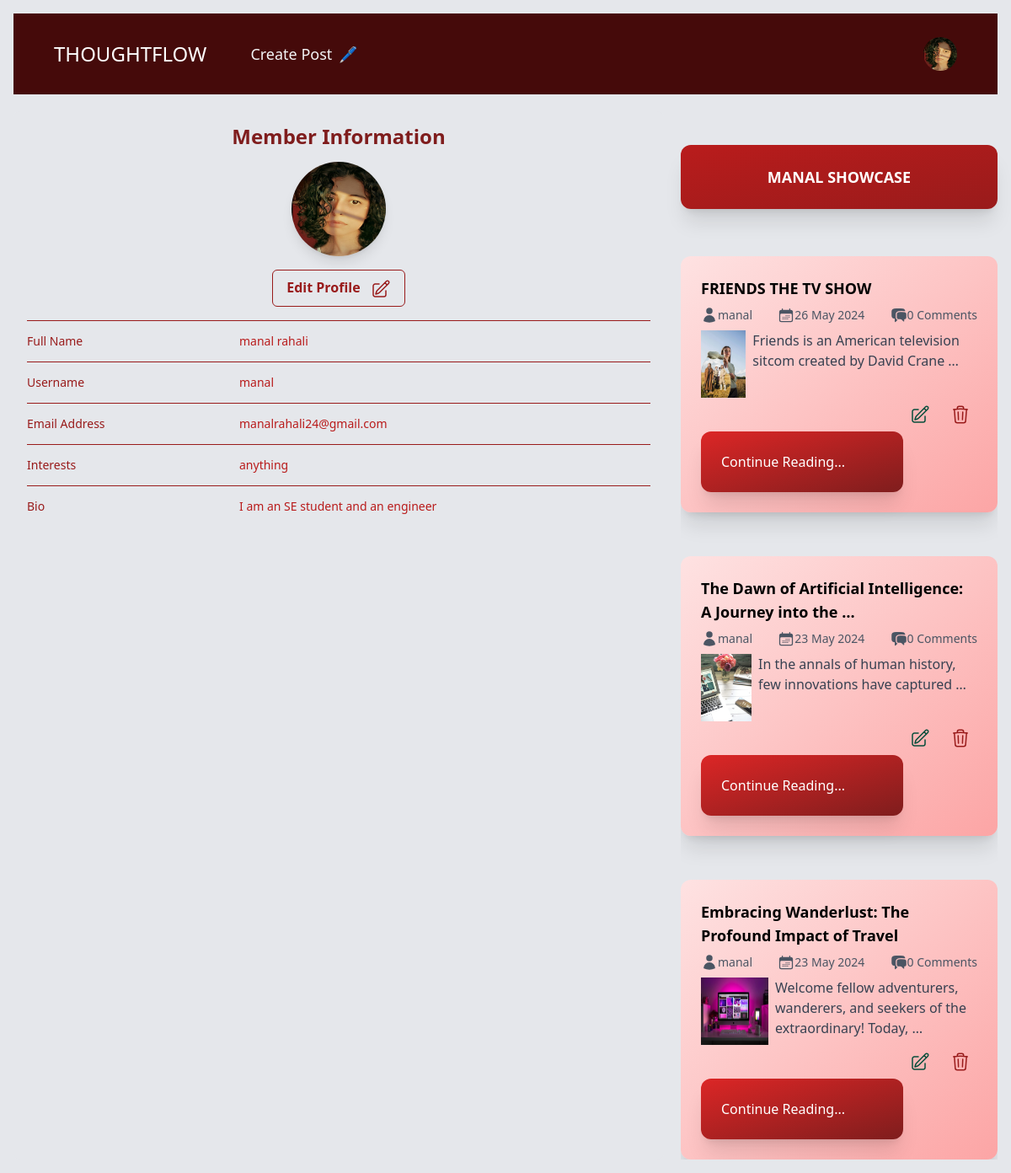
The app's page /auth/profile/manal/1/ (signed in) with its own data.
### profiles/models.py (models this page shows, shortened)
class Userprofile(models.Model):
    person = models.OneToOneField(User, on_delete=models.CASCADE, related_name='user_profile')
    about = models.TextField()
    talks_about = models.CharField(max_length=250, default='anything')
    avatar = models.ImageField(upload_to='profile_photos', default='user.jpg')
    @property
    def avatar_url(self):
        if self.avatar and hasattr(self.avatar, 'url'):
            return self.avatar.url
        return None

### base/models.py (models this page shows, shortened)
class Post(models.Model):
    id = models.UUIDField(primary_key=True, max_length=15, editable=False, default=uuid.uuid4)
    title = models.CharField(max_length=250)
    slug = models.SlugField(max_length=300, unique_for_date='created',
    null = True, blank=True)
    author = models.ForeignKey(User, on_delete=models.CASCADE)
    body = models.TextField()
    image = models.ImageField(upload_to='bg_img/', default='default_bg_img.jpg')
    category = models.CharField(max_length=100)
    created = models.DateTimeField(auto_now_add=True)
    updated = models.DateTimeField(auto_now=True)
    @property
    def images_url(self):
        try:
            if self.image and hasattr(self.image, 'url'):
                return self.image.url
        except Exception as e:
            return None
    def get_absolute_url(self):
        try:
            return reverse('read_post', args=[str(self.id), self.slug])
        except Exception as e:
            return '/'
    class Meta:
        ordering = ['-created']
        indexes = [models.Index(fields=['created'])]

### profiles/views.py (the view)
# urls.py: path('profile/<str:username>/<str:id>/', views.user_profile,
def user_profile(request, username, id):
    user = get_object_or_404(User, username=username, id=id)
    posts = Post.objects.filter(author=user)
    profile = get_object_or_404(Userprofile, person=user)
    return render(request, 'profile.html', {
        'profile': profile,
        'posts': posts,
    })

### profiles/templates/profile.html (shortened to what this page needs)
{% load static %}
<!DOCTYPE html>
<html lang="en">
  <head>
    <link rel="stylesheet" href="{% static 'profile.css' %}" />
    <link rel="stylesheet" href="{% static 'style.css' %}" />
  </head>
  <body class="p-4 bg-gray-200">
    <nav class="bg-red-950 p-4">
      <div class="mx-auto max-w-7xl px-4 sm:px-6 lg:px-8">
          <div class="flex h-16 items-center justify-between">
              <div class="flex items-center">
                  <div class="flex-shrink-0">
                      <a class="text-2xl text-white" href="{% url 'home' %}">THOUGHTFLOW</a>
                  </div>
                  <div class="hidden md:block">
                      <div class="ml-10 flex items-baseline space-x-4">
                          {% if user.is_authenticated %}
                          <a href="{% url 'create_post' %}" class="text-gray-100 hover:bg-red-900 hover:text-white rounded-md px-3 py-2 text-lg font-medium create-post-btn flex items-center justify-center transition-transform transform hover:scale-105 relative" aria-current="page">
                            <span>Create Post</span>
                            <span class="opacity-1 ml-2 transition-opacity duration-300">🖊️</span>
                          </a>
                          {% else %}
                          <a href="{% url 'login' %}" class="text-gray-100 hover:bg-gray-700 hover:text-white rounded-md px-3 py-2 text-lg font-medium">Login</a>
                          <a href="{% url 'register' %}" class="text-gray-100 hover:bg-gray-700 hover:text-white rounded-md px-3 py-2 text-lg font-medium">Signup</a>
                          {% endif %}
                      </div>
                  </div>
              </div>
              <div class="hidden md:block">
                  <div class="ml-4 flex items-center md:ml-6">
                      <div class="relative ml-3">
                          <div>
                              <button type="button" class="relative flex max-w-xs items-center rounded-full bg-red-800 text-sm focus:outline-none focus:ring-2 focus:ring-white focus:ring-offset-2 focus:ring-offset-red-800" id="user-menu-button" aria-expanded="false" aria-haspopup="true">
                                  <span class="absolute -inset-1.5"></span>
                                  {% if profile.avatar %}
                                  <img class="h-10 w-10 rounded-full" src="{{ profile.avatar.url }}" alt="User Profile Picture">
                                  {% else %}
                                  <img class="h-10 w-10 rounded-full" src="{% static 'user.jpg' %}" alt="User Profile Picture">
                                  {% endif %}
                              </button>
                          </div>
                      </div>
                  </div>
              </div>
          </div>
      </div>
    </nav>
      <main
        class="mt-5 grid grid-cols-1 md:grid-cols-2 lg:grid-cols-3 gap-5 lg:h-[82vh]"
      >
      <section class="bg-gray-200 p-4 rounded-lg col-span-1 md:col-span-2">
        <div class="px-4 sm:px-0 flex flex-col justify-around items-center">
         <h3 class="text-2xl lg:text-3xl font-semibold leading-7 mb-4 text-red-900">
            Member Information
         </h3>
         {% if profile.avatar %}
         <img
            class="w-24 h-24 lg:w-28 lg:h-28 rounded-full shadow-lg transition-transform transform hover:scale-110"
            src="{{ profile.avatar.url }}"
            alt="User Profile Picture"
          />
          {% else %}
         <img
            class="w-24 h-24 lg:w-28 lg:h-28 rounded-full shadow-lg transition-transform transform hover:scale-110"
            src="{% static 'user.jpg' %}"
            alt="Default Profile Picture"
          />
          {% endif %} {% if profile.person == user %}
          <a
            href="{% url 'update_profile' profile.person.username profile.person.id %}"
            class="mt-4 px-4 py-2 border font-semibold w-auto border-red-800 rounded-md text-red-800 hover:bg-red-300 hover:text-white transition-colors duration-500"
          >
            Edit Profile
          </a>
          {% endif %}
        </div>
        <div class="mt-4 border-t border-red-800">
          <dl class="divide-y divide-red-800">
            <div class="px-4 py-3 sm:grid sm:grid-cols-3 sm:gap-4 sm:px-0">
              <dt class="text-sm font-medium leading-6 text-red-800">
                 Full Name
              </dt>
              <dd class="mt-1 text-sm leading-6 text-red-700 sm:col-span-2 sm:mt-0">
                {{ profile.person.first_name }} {{ profile.person.last_name }}
              </dd>
            </div>
            <div class="px-4 py-3 sm:grid sm:grid-cols-3 sm:gap-4 sm:px-0">
              <dt class="text-sm font-medium leading-6 text-red-800">
                Username
              </dt>
              <dd class="mt-1 text-sm leading-6 text-red-700 sm:col-span-2 sm:mt-0">
                {{ profile.person.username }}
              </dd>
            </div>
            <div class="px-4 py-3 sm:grid sm:grid-cols-3 sm:gap-4 sm:px-0">
              <dt class="text-sm font-medium leading-6 text-red-800">
                Email Address
              </dt>
              <dd class="mt-1 text-sm leading-6 text-red-700 sm:col-span-2 sm:mt-0">
                {{ profile.person.email }}
              </dd>
            </div>
            <div class="px-4 py-3 sm:grid sm:grid-cols-3 sm:gap-4 sm:px-0">
              <dt class="text-sm font-medium leading-6 text-red-800">
                Interests
              </dt>
              <dd class="mt-1 text-sm leading-6 text-red-700 sm:col-span-2 sm:mt-0">
                {{ profile.talks_about }}
              </dd>
            </div>
            <div class="px-4 py-3 sm:grid sm:grid-cols-3 sm:gap-4 sm:px-0">
              <dt class="text-sm font-medium leading-6 text-red-800">
                Bio
              </dt>
              <dd class="mt-1 text-sm leading-6 text-red-700 sm:col-span-2 sm:mt-0">
                {{ profile.about }}
              </dd>
            </div>
          </dl>
        </div>
      </section>
      <section class="flex flex-col gap-4 lg:h-[84vh]">
        <h1
          class="mt-10 bg-gradient-to-br from-red-700 to-red-800 p-6 shadow-xl
                 rounded-xl sm:mx-auto sm:w-full sm:max-w-sm transition-shadow
                 duration-300 hover:shadow-2xl text-white flex items-center justify-center"
        >
          <dd class="mt-1 text-lg font-bold text-red-100 sm:col-span-2 sm:mt-0 uppercase">
            {{ profile.person.username }} Showcase
          </dd>
        </h1>
        <div class="flex flex-col gap-3 overflow-scroll scrollbar-hide">
          {% for post in posts %}
          <div
            class="mt-10 bg-gradient-to-br from-red-100 to-red-300 p-6 shadow-xl rounded-xl sm:mx-auto sm:w-full sm:max-w-sm transition-shadow duration-300 hover:shadow-2xl"
          >
            <h2 class="font-semibold text-lg">
              {{post.title|truncatewords:9}}
            </h2>
            <div class="w-full py-2 text-sm text-gray-600 flex justify-between">
              <div class="flex">
                <svg
                  xmlns="http://www.w3.org/2000/svg"
                  viewBox="0 0 24 24"
                  fill="currentColor"
                  class="w-5 h-5"
                >
                  <path
                    fill-rule="gray"
                    d="M7.5 6a4.5 4.5 0 119 0 4.5 4.5 0 01-9 0zM3.751 20.105a8.25 8.25 0 0116.498 0 .75.75 0 01-.437.695A18.683 18.683 0 0112 22.5c-2.786 0-5.433-.608-7.812-1.7a.75.75 0 01-.437-.695z"
                    clip-rule="gray"
                  />
                </svg>
                <p>{{post.author}}</p>
              </div>
              <div class="flex">
                <p>{{ post.created|date:"d M Y" }}</p>
              </div>
              <div class="flex">
                <p> {{ post.comments.count }} Comments</p>
              </div>
            </div>
            <div class="w-full flex gap-2 justify-between">
              <img
                class="w-20 h-20"
                src="{{post.images_url|default_if_none:'images/bg_img/default_bg_img.jpg'}}"
                alt=""
                srcset=""
              />
              <p class="text-left text-gray-700">
                {{post.body|truncatewords:10}}
              </p>
            </div>
            <div class="text-gray-400 flex justify-between">
              {% if user.is_authenticated %}
              <a
                href="{{ post.get_absolute_url }}"
                class="mt-10 bg-gradient-to-br from-red-600 to-red-900 p-6 shadow-xl rounded-xl sm:mx-auto sm:w-full text-white"
                >Continue Reading...</a
              >
              {% else %}
              <a
                href="{% url 'login' %}"
                class="mt-10 bg-gradient-to-br from-red-600 to-red-900 p-6 shadow-xl rounded-xl sm:mx-auto sm:w-full text-white"
                >Continue Reading...</a
              >
              {% endif %}
              {% if user == post.author %}
              <div class="text-gray-400 flex gap-2">
                <a
                  href="{% url 'update_post' post.id %}"
                  class="text-emerald-900 rounded-xl hover:bg-red-300 p-2"
                  >
                </a>
                <a
                  href="{% url 'delete_post' post.id %}"
                  class="text-red-800 p-2 rounded-xl hover:bg-red-200"
                >
                </a>
              </div>
              {% endif %}
            </div>
          </div>
          {% endfor %}
        </div>
      </section>
    </main>
  </body>
</html>

### records on screen
Userprofile: avatar (picture), person.first_name "manal", person.last_name "rahali", person.username "manal", person.email "manalrahali24@gmail.com", talks_about "anything", about "I am an SE student and an engineer", person.username "MANAL"
Post: title "FRIENDS THE TV SHOW", author "manal", created "26 May 2024", comments.count "0", images_url (picture), body "Friends is an American television sitcom created by David Crane …"
Post: title "The Dawn of Artificial Intelligence: A Journey into the …", author "manal", created "23 May 2024", comments.count "0", images_url (picture), body "In the annals of human history, few innovations have captured …"
Post: title "Embracing Wanderlust: The Profound Impact of Travel", author "manal", created "23 May 2024", comments.count "0", images_url (placeholder picture), body "Welcome fellow adventurers, wanderers, and seekers of the extraordinary! Today, …"
